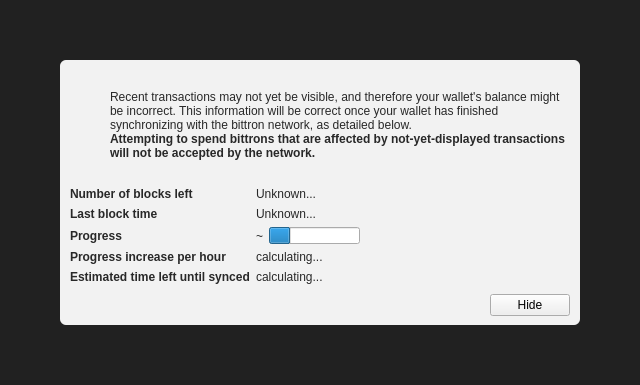
<?xml version="1.0" encoding="UTF-8"?>
<ui version="4.0">
 <class>ModalOverlay</class>
 <widget class="ModalOverlay" name="ModalOverlay">
  <property name="geometry">
   <rect>
    <x>0</x>
    <y>0</y>
    <width>640</width>
    <height>385</height>
   </rect>
  </property>
  <property name="windowTitle">
   <string>Form</string>
  </property>
  <layout class="QVBoxLayout" name="verticalLayout" stretch="0">
   <property name="sizeConstraint">
    <enum>QLayout::SetDefaultConstraint</enum>
   </property>
   <property name="leftMargin">
    <number>0</number>
   </property>
   <property name="topMargin">
    <number>0</number>
   </property>
   <property name="rightMargin">
    <number>0</number>
   </property>
   <property name="bottomMargin">
    <number>0</number>
   </property>
   <item>
    <widget class="QWidget" name="bgWidget" native="true">
     <property name="styleSheet">
      <string notr="true">#bgWidget { background: rgba(0,0,0,220); }</string>
     </property>
     <layout class="QVBoxLayout" name="verticalLayoutMain" stretch="1">
      <property name="leftMargin">
       <number>60</number>
      </property>
      <property name="topMargin">
       <number>60</number>
      </property>
      <property name="rightMargin">
       <number>60</number>
      </property>
      <property name="bottomMargin">
       <number>60</number>
      </property>
      <item>
       <widget class="QWidget" name="contentWidget" native="true">
        <property name="styleSheet">
         <string notr="true">#contentWidget { background: rgba(255,255,255,240); border-radius: 6px; }

QLabel { color: rgb(40,40,40);  }</string>
        </property>
        <layout class="QVBoxLayout" name="verticalLayoutSub" stretch="1,0,0,0">
         <property name="spacing">
          <number>0</number>
         </property>
         <property name="leftMargin">
          <number>10</number>
         </property>
         <property name="topMargin">
          <number>10</number>
         </property>
         <property name="rightMargin">
          <number>10</number>
         </property>
         <property name="bottomMargin">
          <number>10</number>
         </property>
         <item>
          <layout class="QHBoxLayout" name="horizontalLayoutIconText" stretch="0,1">
           <property name="topMargin">
            <number>20</number>
           </property>
           <item>
            <layout class="QVBoxLayout" name="verticalLayoutIcon">
             <property name="leftMargin">
              <number>0</number>
             </property>
             <item>
              <widget class="QPushButton" name="warningIcon">
               <property name="enabled">
                <bool>false</bool>
               </property>
               <property name="text">
                <string/>
               </property>
               <property name="icon">
                <iconset>
                 <normaloff>:/icons/warning</normaloff>
                 <disabledoff>:/icons/warning</disabledoff>:/icons/warning</iconset>
               </property>
               <property name="iconSize">
                <size>
                 <width>48</width>
                 <height>48</height>
                </size>
               </property>
               <property name="flat">
                <bool>true</bool>
               </property>
              </widget>
             </item>
             <item>
              <spacer name="verticalSpacerWarningIcon">
               <property name="orientation">
                <enum>Qt::Vertical</enum>
               </property>
               <property name="sizeHint" stdset="0">
                <size>
                 <width>20</width>
                 <height>40</height>
                </size>
               </property>
              </spacer>
             </item>
            </layout>
           </item>
           <item>
            <layout class="QVBoxLayout" name="verticalLayoutInfoText">
             <property name="leftMargin">
              <number>0</number>
             </property>
             <property name="topMargin">
              <number>0</number>
             </property>
             <item>
              <widget class="QLabel" name="infoText">
               <property name="text">
                <string>Recent transactions may not yet be visible, and therefore your wallet's balance might be incorrect. This information will be correct once your wallet has finished synchronizing with the bittron network, as detailed below.</string>
               </property>
               <property name="textFormat">
                <enum>Qt::RichText</enum>
               </property>
               <property name="wordWrap">
                <bool>true</bool>
               </property>
              </widget>
             </item>
             <item>
              <widget class="QLabel" name="infoTextStrong">
               <property name="font">
                <font>
                 <weight>75</weight>
                 <bold>true</bold>
                </font>
               </property>
               <property name="text">
                <string>Attempting to spend bittrons that are affected by not-yet-displayed transactions will not be accepted by the network.</string>
               </property>
               <property name="textFormat">
                <enum>Qt::RichText</enum>
               </property>
               <property name="wordWrap">
                <bool>true</bool>
               </property>
              </widget>
             </item>
             <item>
              <spacer name="verticalSpacerInTextSpace">
               <property name="orientation">
                <enum>Qt::Vertical</enum>
               </property>
               <property name="sizeHint" stdset="0">
                <size>
                 <width>20</width>
                 <height>40</height>
                </size>
               </property>
              </spacer>
             </item>
            </layout>
           </item>
          </layout>
         </item>
         <item>
          <spacer name="verticalSpacerAfterText">
           <property name="orientation">
            <enum>Qt::Vertical</enum>
           </property>
           <property name="sizeHint" stdset="0">
            <size>
             <width>20</width>
             <height>40</height>
            </size>
           </property>
          </spacer>
         </item>
         <item>
          <layout class="QFormLayout" name="formLayout">
           <property name="fieldGrowthPolicy">
            <enum>QFormLayout::FieldsStayAtSizeHint</enum>
           </property>
           <property name="horizontalSpacing">
            <number>6</number>
           </property>
           <property name="verticalSpacing">
            <number>6</number>
           </property>
           <property name="topMargin">
            <number>10</number>
           </property>
           <item row="0" column="0">
            <widget class="QLabel" name="labelNumberOfBlocksLeft">
             <property name="font">
              <font>
               <weight>75</weight>
               <bold>true</bold>
              </font>
             </property>
             <property name="text">
              <string>Number of blocks left</string>
             </property>
            </widget>
           </item>
           <item row="0" column="1">
            <widget class="QLabel" name="numberOfBlocksLeft">
             <property name="text">
              <string>Unknown...</string>
             </property>
            </widget>
           </item>
           <item row="1" column="0">
            <widget class="QLabel" name="labelLastBlockTime">
             <property name="font">
              <font>
               <weight>75</weight>
               <bold>true</bold>
              </font>
             </property>
             <property name="text">
              <string>Last block time</string>
             </property>
            </widget>
           </item>
           <item row="1" column="1">
            <widget class="QLabel" name="newestBlockDate">
             <property name="sizePolicy">
              <sizepolicy hsizetype="Maximum" vsizetype="Preferred">
               <horstretch>0</horstretch>
               <verstretch>0</verstretch>
              </sizepolicy>
             </property>
             <property name="text">
              <string>Unknown...</string>
             </property>
            </widget>
           </item>
           <item row="2" column="0">
            <widget class="QLabel" name="labelSyncDone">
             <property name="font">
              <font>
               <weight>75</weight>
               <bold>true</bold>
              </font>
             </property>
             <property name="text">
              <string>Progress</string>
             </property>
            </widget>
           </item>
           <item row="2" column="1">
            <layout class="QHBoxLayout" name="horizontalLayoutSync" stretch="0,1">
             <item>
              <widget class="QLabel" name="percentageProgress">
               <property name="text">
                <string notr="true">~</string>
               </property>
              </widget>
             </item>
             <item>
              <widget class="QProgressBar" name="progressBar">
               <property name="value">
                <number>24</number>
               </property>
               <property name="format">
                <string/>
               </property>
              </widget>
             </item>
            </layout>
           </item>
           <item row="4" column="0">
            <widget class="QLabel" name="labelProgressIncrease">
             <property name="font">
              <font>
               <weight>75</weight>
               <bold>true</bold>
              </font>
             </property>
             <property name="text">
              <string>Progress increase per hour</string>
             </property>
            </widget>
           </item>
           <item row="4" column="1">
            <widget class="QLabel" name="progressIncreasePerH">
             <property name="text">
              <string>calculating...</string>
             </property>
            </widget>
           </item>
           <item row="5" column="0">
            <widget class="QLabel" name="labelEstimatedTimeLeft">
             <property name="font">
              <font>
               <weight>75</weight>
               <bold>true</bold>
              </font>
             </property>
             <property name="text">
              <string>Estimated time left until synced</string>
             </property>
            </widget>
           </item>
           <item row="5" column="1">
            <widget class="QLabel" name="expectedTimeLeft">
             <property name="text">
              <string>calculating...</string>
             </property>
            </widget>
           </item>
          </layout>
         </item>
         <item>
          <layout class="QHBoxLayout" name="horizontalLayoutButtons">
           <property name="leftMargin">
            <number>10</number>
           </property>
           <property name="topMargin">
            <number>10</number>
           </property>
           <item>
            <spacer name="horizontalSpacer">
             <property name="orientation">
              <enum>Qt::Horizontal</enum>
             </property>
             <property name="sizeHint" stdset="0">
              <size>
               <width>40</width>
               <height>20</height>
              </size>
             </property>
            </spacer>
           </item>
           <item>
            <widget class="QPushButton" name="closeButton">
             <property name="text">
              <string>Hide</string>
             </property>
            </widget>
           </item>
          </layout>
         </item>
        </layout>
       </widget>
      </item>
     </layout>
    </widget>
   </item>
  </layout>
 </widget>
 <customwidgets>
  <customwidget>
   <class>ModalOverlay</class>
   <extends>QWidget</extends>
   <header>modaloverlay.h</header>
   <container>1</container>
  </customwidget>
 </customwidgets>
 <resources/>
 <connections/>
</ui>
